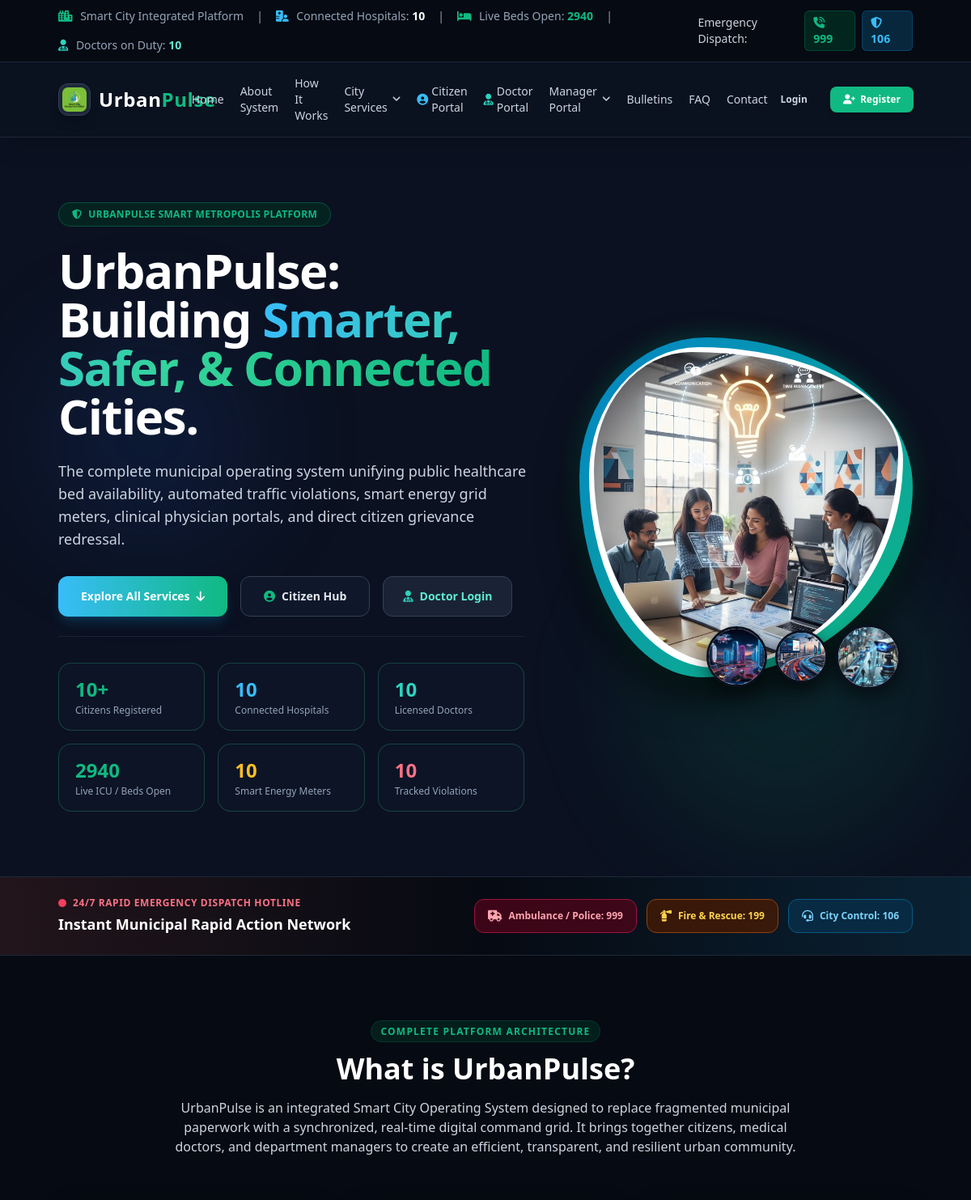
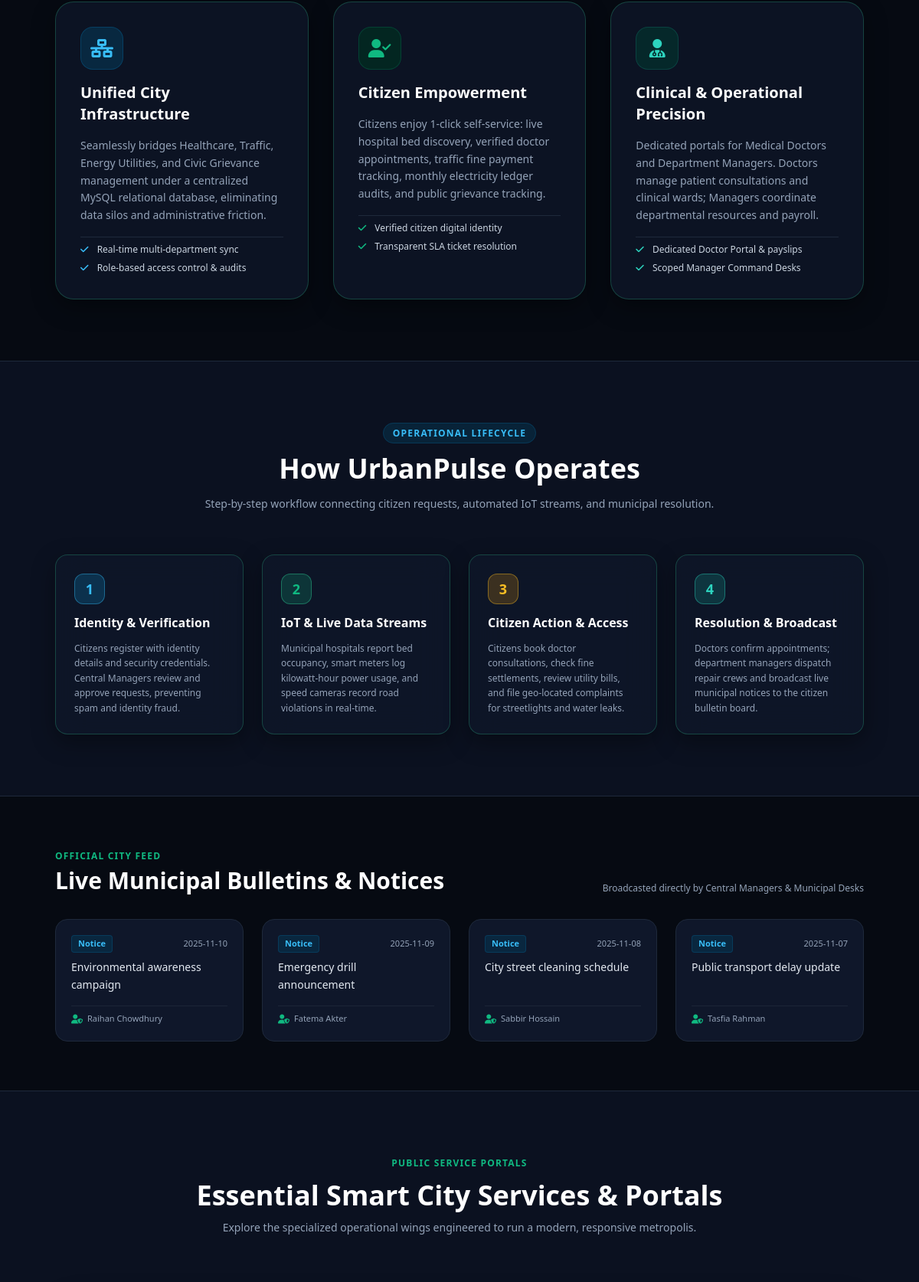
The page / (upper part) on the database its author committed (2 pictures, top to bottom).
### tables this page shows
CREATE TABLE Central_Notifications (
    notification_id INT PRIMARY KEY,
    message TEXT,
    date_sent DATE,
    admin_id INT,
    FOREIGN KEY (admin_id) REFERENCES Central_Admin(admin_id)
);

CREATE TABLE Central_Admin (
    admin_id INT PRIMARY KEY,
    name VARCHAR(100),
    email VARCHAR(120)
);

### index.php (the view, shortened to what the rows shown need)
<?php
require_once __DIR__ . '/includes/db_connect.php';
$notifications = [];
$notifSql = "SELECT n.message, n.date_sent, a.name AS sender_name
             FROM Central_Notifications n
             LEFT JOIN Central_Admin a ON n.admin_id = a.admin_id
             ORDER BY n.notification_id DESC LIMIT 4";
$notifRes = $conn->query($notifSql);
if ($notifRes) {
    while ($nRow = $notifRes->fetch_assoc()) {
        $notifications[] = $nRow;
    }
}
?>
<!DOCTYPE html>
<html lang="en">
<head>
    <link rel="stylesheet" href="https://cdnjs.cloudflare.com/ajax/libs/font-awesome/6.4.0/css/all.min.css">
    <script src="https://cdn.tailwindcss.com"></script>
</head>
<body class="antialiased text-slate-200 bg-darkBg relative">
    <section id="home" class="min-h-[620px] bg-darkBg flex items-center justify-between px-4 md:px-[6%] py-12 lg:py-20 relative overflow-hidden">
        <div class="grid lg:grid-cols-12 gap-12 items-center w-full relative z-10">
            <div class="lg:col-span-7 space-y-6 text-center lg:text-left">
                <h1 class="text-3xl sm:text-5xl lg:text-6xl font-extrabold text-white leading-tight tracking-tight text-fade-motion">
                    UrbanPulse: Building <span class="text-transparent bg-clip-text bg-gradient-to-r from-skyBlue via-mintGlow to-emeraldGreen">Smarter, Safer, & Connected</span> Cities.
                </h1>
            </div>
        </div>
    </section>
    <section id="overview" class="px-4 md:px-[6%] py-20 bg-darkerBg">
        <div class="max-w-6xl mx-auto space-y-14">
            <div class="text-center space-y-4 max-w-3xl mx-auto">
                <h2 class="text-3xl sm:text-4xl font-extrabold text-white">What is UrbanPulse?</h2>
            </div>
        </div>
    </section>
    <section id="workflow" class="px-4 md:px-[6%] py-20 bg-darkBg">
        <div class="max-w-6xl mx-auto space-y-14">
            <div class="text-center space-y-4 max-w-2xl mx-auto">
                <h2 class="text-3xl sm:text-4xl font-extrabold text-white">How UrbanPulse Operates</h2>
            </div>
        </div>
    </section>
    <section id="bulletins" class="px-4 md:px-[6%] py-16 bg-darkerBg">
        <div class="max-w-6xl mx-auto space-y-8">
            <div class="flex flex-col md:flex-row md:items-end justify-between gap-4">
                <div>
                    <h2 class="text-2xl sm:text-3xl font-extrabold text-white mt-1">Live Municipal Bulletins & Notices</h2>
                </div>
            </div>
            <div class="grid md:grid-cols-2 lg:grid-cols-4 gap-6">
                <?php if (empty($notifications)): ?>
                    <div class="col-span-full bg-cardBg border border-slate-800 p-8 rounded-2xl text-center text-slate-400 text-sm">
                        No active announcements posted at this moment.
                    </div>
                <?php else: ?>
                    <?php foreach ($notifications as $notif): ?>
                        <div class="bg-cardBg border border-slate-800 rounded-2xl p-5 hover-card-effect flex flex-col justify-between space-y-4">
                            <div class="space-y-2">
                                <div class="flex items-center justify-between text-[11px] text-slate-400">
                                    <span class="bg-sky-950/70 text-skyBlue px-2 py-0.5 rounded border border-sky-800/40 font-semibold">Notice</span>
                                    <span><?php echo htmlspecialchars($notif['date_sent']); ?></span>
                                </div>
                                <p class="text-sm text-slate-200 leading-relaxed font-medium">
                                    <?php echo htmlspecialchars($notif['message']); ?>
                                </p>
                            </div>
                            <div class="text-[11px] text-slate-400 border-t border-slate-800/80 pt-2 flex items-center gap-1.5">
                                <i class="fa-solid fa-user-shield text-emeraldGreen text-xs"></i>
                                <span><?php echo htmlspecialchars($notif['sender_name'] ?? 'City Manager'); ?></span>
                            </div>
                        </div>
                    <?php endforeach; ?>
                <?php endif; ?>
            </div>
        </div>
    </section>
    <section id="city-services" class="px-4 md:px-[6%] py-20 bg-darkBg">
        <div class="max-w-6xl mx-auto space-y-16">
            <div class="text-center space-y-3">
                <h2 class="text-3xl sm:text-4xl font-extrabold text-white">Essential Smart City Services & Portals</h2>
            </div>
        </div>
    </section>
</body>
</html>

### rows shown on the page
central_notifications: date_sent "2025-11-10", message "Environmental awareness campaign", admin.name "Raihan Chowdhury"
central_notifications: date_sent "2025-11-09", message "Emergency drill announcement", admin.name "Fatema Akter"
central_notifications: date_sent "2025-11-08", message "City street cleaning schedule", admin.name "Sabbir Hossain"
central_notifications: date_sent "2025-11-07", message "Public transport delay update", admin.name "Tasfia Rahman"

### other values the page prints
$hospitalCount "10"
$totalAvailableBeds "2940"
$doctorCount "10"
$citizenCount "10"
$energyCount "10"
$violationsCount "10"
